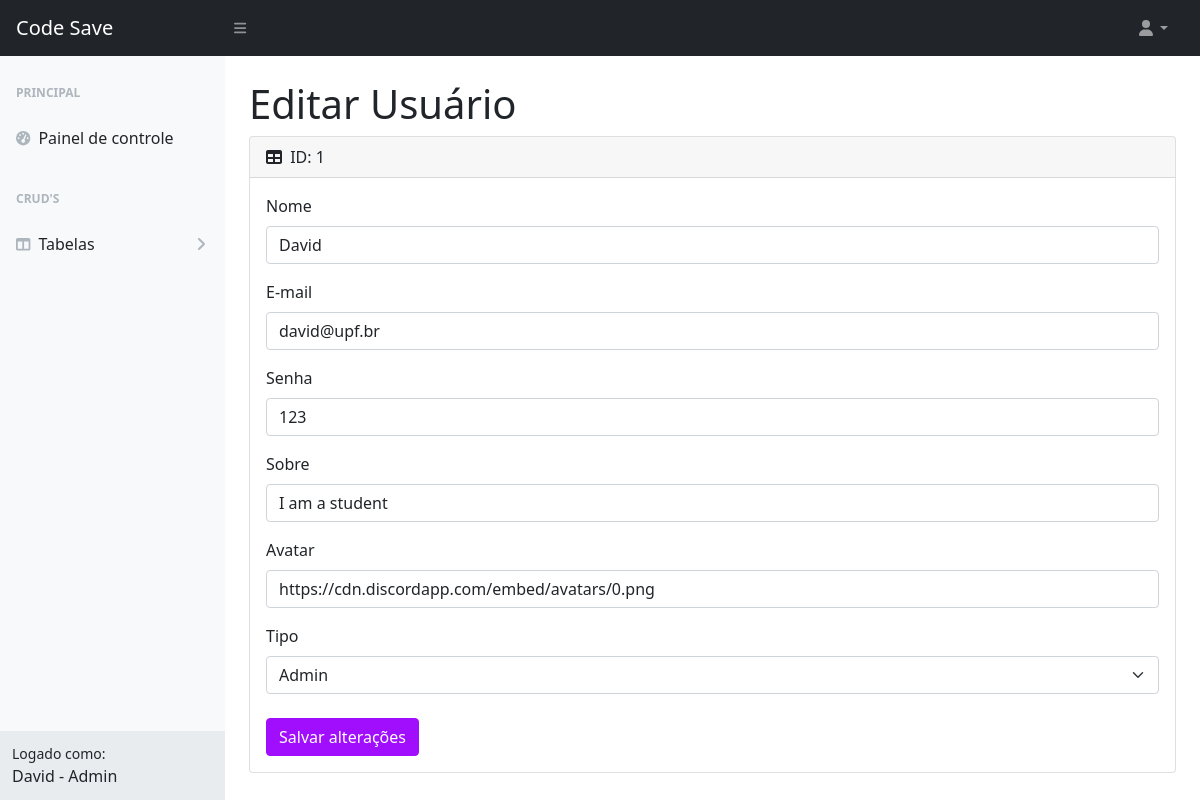
The page /pages/userEdit.php?id=1 (signed in) on the database its author committed.
### tables this page shows
CREATE TABLE `user_profile` (
	`id` INT(10) NOT NULL AUTO_INCREMENT,
	`password` VARCHAR(20) NOT NULL,
	`email` VARCHAR(100) NOT NULL,
	`name` VARCHAR(100) NOT NULL,
	`bio` VARCHAR(200),
	`picture` VARCHAR(300) DEFAULT 'https://cdn.discordapp.com/embed/avatars/0.png',
  `user_type_id` INT(3) NOT NULL,
	PRIMARY KEY (`id`),
  FOREIGN KEY (`user_type_id`) REFERENCES `user_type`(`id`)
);

### utils/queries.php (called while the page is built, shortened)
<?php
function getUserById($id)
{
  $conn = connect();
  $sql = "SELECT * FROM user_profile WHERE id = $id";
  $result = $conn->query($sql);
  $user = array();
  if ($result->num_rows > 0) {
    while ($row = $result->fetch_assoc()) {
      $user[] = $row;
    }
  }
  return $user;
}

### pages/userEdit.php (the view, shortened to what this page needs)
<?php
include_once '../utils/queries.php';
if (isset($_GET['id'])) {
    $id = $_GET['id'];
    $user = getUserById($id);
    $user = $user[0];
} else {
    header('Location: index.php');
}
?>
<!DOCTYPE html>
<html lang="en">
<head>
    <link href="css/styles.css" rel="stylesheet" />
</head>
<body class="sb-nav-fixed">
    <nav class="sb-topnav navbar navbar-expand navbar-dark bg-dark">
        <a class="navbar-brand ps-3" href="index.php">Code Save</a>
        <button class="btn btn-link btn-sm order-1 order-lg-0 me-4 me-lg-0" id="sidebarToggle" href="#!"><i class="fas fa-bars"></i></button>
        <ul class="navbar-nav ms-auto ms-md-0 me-3 me-lg-4">
            <li class="nav-item dropdown">
                <a class="nav-link dropdown-toggle" id="navbarDropdown" href="#" role="button" data-bs-toggle="dropdown" aria-expanded="false"><i class="fas fa-user fa-fw"></i></a>
            </li>
        </ul>
    </nav>
    <div id="layoutSidenav">
        <div id="layoutSidenav_nav">
            <nav class="sb-sidenav accordion sb-sidenav-light" id="sidenavAccordion">
                <div class="sb-sidenav-menu">
                    <div class="nav">
                        <div class="sb-sidenav-menu-heading">Principal</div>
                        <a class="nav-link" href="index.php">
                            <div class="sb-nav-link-icon"><i class="fas fa-tachometer-alt"></i></div>
                            Painel de controle
                        </a>
                        <div class="sb-sidenav-menu-heading">CRUD'S</div>
                        <a class="nav-link collapsed" href="#" data-bs-toggle="collapse" data-bs-target="#collapseLayouts" aria-expanded="false" aria-controls="collapseLayouts">
                            <div class="sb-nav-link-icon"><i class="fas fa-columns"></i></div>
                            Tabelas
                            <div class="sb-sidenav-collapse-arrow"><i class="fas fa-angle-down"></i></div>
                        </a>
                    </div>
                </div>
                <div class="sb-sidenav-footer">
                    <div class="small">Logado como:</div>
                    <?php echo $_SESSION['name'] ?> -
                    <?php echo $_SESSION['user_type'] ?>
                </div>
            </nav>
        </div>
        <div id="layoutSidenav_content">
            <main>
                <div class="container-fluid px-4">
                    <h1 class="mt-4">Editar Usuário</h1>
                    <form action="../utils/update.php" method="post">
                        <div class="card mb-4">
                            <div class="card-header">
                                <i class="fas fa-table me-1"></i>
                                <?php echo 'ID: ' . $user['id'] ?>
                            </div>
                            <div class="card-body">
                                <div class="mb-3">
                                    <label for="name" class="form-label">Nome</label>
                                    <input type="text" name="name" value="<?php echo $user['name'] ?>" class="form-control" placeholder="" aria-describedby="helpId">
                                </div>
                                <div class="mb-3">
                                    <label for="email" class="form-label">E-mail</label>
                                    <input type="text" name="email" value="<?php echo $user['email'] ?>" class="form-control" placeholder="" aria-describedby="helpId">
                                </div>
                                <div class="mb-3">
                                    <label for="password" class="form-label">Senha</label>
                                    <input type="text" name="password" value="<?php echo $user['password'] ?>" class="form-control" placeholder="" aria-describedby="helpId">
                                </div>
                                <div class="mb-3">
                                    <label for="bio" class="form-label">Sobre</label>
                                    <input type="text" name="bio" value="<?php echo $user['bio'] ?>" class="form-control" placeholder="" aria-describedby="helpId">
                                </div>
                                <div class="mb-3">
                                    <label for="picture" class="form-label">Avatar</label>
                                    <input type="text" name="picture" value="<?php echo $user['picture'] ?>" class="form-control" placeholder="" aria-describedby="helpId">
                                </div>
                                <div class="mb-3">
                                    <div class="mb-3">
                                        <label for="user_type_id" class="form-label">Tipo</label>
                                        <select class="form-select" name="user_type_id">
                                            <option <?php if ($user['user_type_id'] == 1) {
                                                        echo "selected";
                                                    }  ?> value="1">Admin</option>
                                        </select>
                                    </div>
                                </div>
                                <button type="submit" class="btn btn-primary mt-2">Salvar alterações</button>
                            </div>
                        </div>
                    </form>
                </div>
            </main>
        </div>
    </div>
</body>
</html>

### rows shown on the page
user_profile: id "1", name "David", email "david@upf.br", password "123", bio "I am a student", picture "https://cdn.discordapp.com/embed/avatars/0.png", user_type_id "Admin"

### other values the page prints
$_SESSION['name'] "David"
$_SESSION['user_type'] "Admin"
